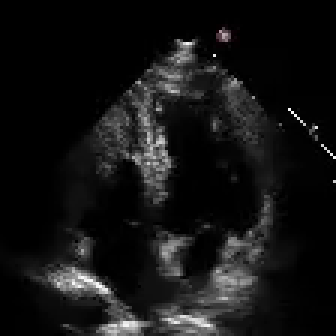
#> input picture frame 4 of week04/video.mp4, 112 x 112 px, given in place of VID_20260825_225638.mp4, which was not available (shown 3 times larger)
$ python inspect_soft_clips.py   (older library calls are emulated)
#> lines starting #> are read from the running program, lines starting #| are printed output that depends on the picture; pictures that were not available may be replaced by others from this repository, and a replacement may not be noted
from pathlib import Path

import cv2
import numpy as np


ROOT = Path(r"D:\project\step1\week15\智能称重台demo")
OUT = ROOT / "work" / "video_inspection"
VIDEOS = [
    ROOT / "BOTTLE_01_greentea" / "train" / "VID_20260825_225638.mp4",
    ROOT / "BOTTLE_03_yogurt" / "train" / "VID_20260825_225110.mp4",
]


def letterbox(frame, width=320, height=180):
    h, w = frame.shape[:2]
    scale = min(width / w, height / h)
    resized = cv2.resize(frame, (round(w * scale), round(h * scale)), interpolation=cv2.INTER_AREA)
    canvas = np.full((height, width, 3), 235, dtype=np.uint8)
    y = (height - resized.shape[0]) // 2
    x = (width - resized.shape[1]) // 2
    canvas[y:y + resized.shape[0], x:x + resized.shape[1]] = resized
    return canvas


for video in VIDEOS:
    cap = cv2.VideoCapture(str(video))
    count = int(cap.get(cv2.CAP_PROP_FRAME_COUNT))
    fps = cap.get(cv2.CAP_PROP_FPS)
    sheet = np.full((4 * 205, 5 * 320, 3), 245, dtype=np.uint8)
    for i, pos in enumerate(np.linspace(0.025, 0.975, 20)):
        frame_index = min(int(count * pos), count - 1)
        cap.set(cv2.CAP_PROP_POS_FRAMES, frame_index)
        ok, frame = cap.read()
        if not ok:
            continue
        gray = cv2.cvtColor(frame, cv2.COLOR_BGR2GRAY)
        sharp = cv2.Laplacian(gray, cv2.CV_64F).var()
        cell = np.full((205, 320, 3), 245, dtype=np.uint8)
        cell[:180] = letterbox(frame)
        label = f"{frame_index / fps:04.1f}s  sharp={sharp:04.1f}"
        cv2.putText(cell, label, (6, 198), cv2.FONT_HERSHEY_SIMPLEX, 0.48, (20, 20, 20), 1, cv2.LINE_AA)
        row, col = divmod(i, 5)
        sheet[row * 205:(row + 1) * 205, col * 320:(col + 1) * 320] = cell
#> this loop made 20 passes
#> (sharp, label) on passes 1 to 12: (2741.4, '00.1s  sharp=2741.4'), (2567.9, '00.3s  sharp=2567.9'), (2863.2, '00.4s  sharp=2863.2'), (2620.7, '00.6s  sharp=2620.7'), (2861.4, '00.8s  sharp=2861.4'), (2525.7, '01.0s  sharp=2525.7'), (2533.1, '01.2s  sharp=2533.1'), (2690.2, '01.4s  sharp=2690.2'), (2410.5, '01.5s  sharp=2410.5'), (2472.7, '01.7s  sharp=2472.7'), (2348, '01.9s  sharp=2348.0'), (2818.5, '02.1s  sharp=2818.5')
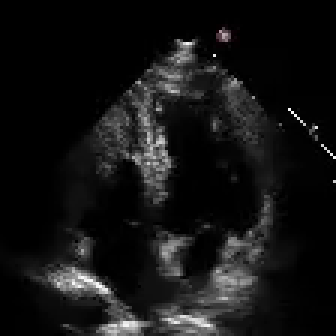
#> input picture frame 4 of week04/video.mp4, 112 x 112 px, given in place of VID_20260825_225638.mp4, which was not available (shown 3 times larger)
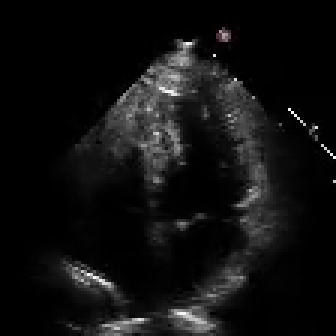
#> input picture frame 13 of week04/video.mp4, 112 x 112 px, given in place of VID_20260825_225638.mp4, which was not available (shown 3 times larger)
#> after the loop:
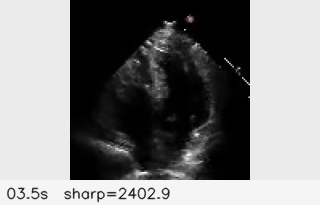
#> cell: shape (205, 320, 3); mean B, G, R 127.8, 127.7, 127.8
#> after the loop:
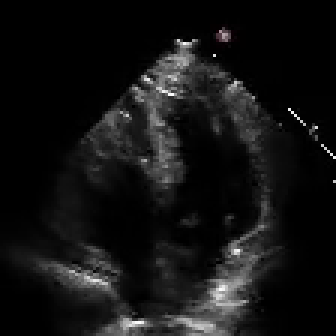
#> frame: shape (112, 112, 3) (shown 3 times larger); mean B, G, R 18.6, 18.5, 18.6
#> after the loop:
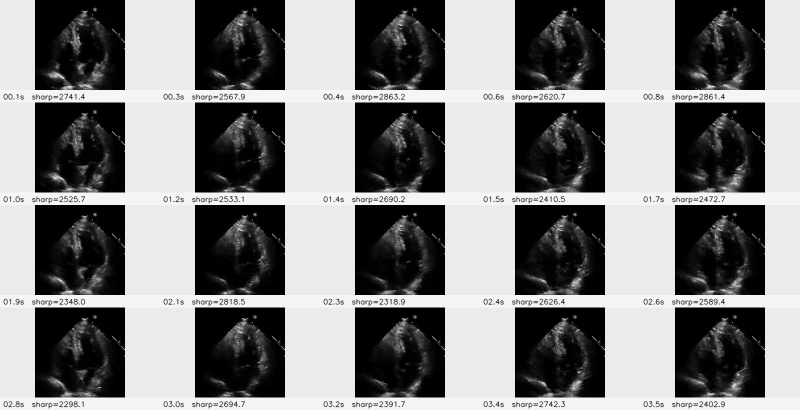
#> sheet: shape (820, 1600, 3) (shown at 1/2 size); mean B, G, R 127.2, 127.2, 127.3
    cap.release()
    ok, encoded = cv2.imencode(".jpg", sheet, [cv2.IMWRITE_JPEG_QUALITY, 92])
    if not ok:
        raise RuntimeError(video)
    (OUT / f"{video.stem}_detail.jpg").write_bytes(encoded.tobytes())

$ run again, starting later in the video
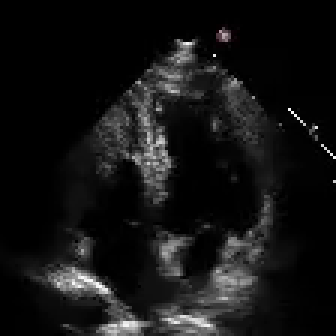
#> input picture frame 4 of week04/video.mp4, 112 x 112 px, given in place of VID_20260825_225638.mp4, which was not available (shown 3 times larger)
#> the loop `for i, pos in enumerate(np.linspace(0.025, 0.975, 20)):` made 20 passes
#> (sharp, label) on passes 1 to 8: (2741.4, '00.1s  sharp=2741.4'), (2567.9, '00.3s  sharp=2567.9'), (2863.2, '00.4s  sharp=2863.2'), (2620.7, '00.6s  sharp=2620.7'), (2861.4, '00.8s  sharp=2861.4'), (2525.7, '01.0s  sharp=2525.7'), (2533.1, '01.2s  sharp=2533.1'), (2690.2, '01.4s  sharp=2690.2')
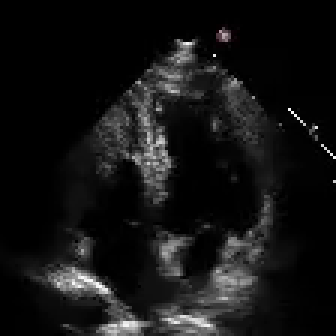
#> input picture frame 4 of week04/video.mp4, 112 x 112 px, given in place of VID_20260825_225638.mp4, which was not available (shown 3 times larger)
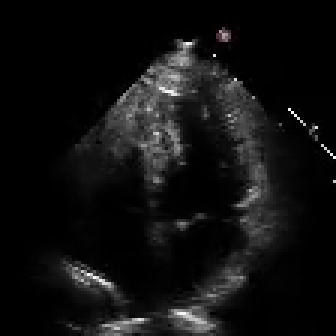
#> input picture frame 13 of week04/video.mp4, 112 x 112 px, given in place of VID_20260825_225638.mp4, which was not available (shown 3 times larger)

$ run again, starting later in the video
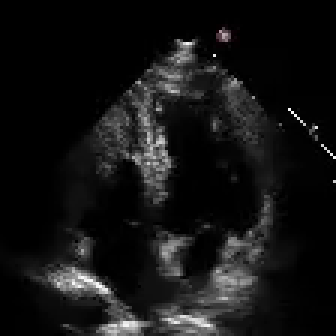
#> input picture frame 4 of week04/video.mp4, 112 x 112 px, given in place of VID_20260825_225638.mp4, which was not available (shown 3 times larger)
#> the loop `for i, pos in enumerate(np.linspace(0.025, 0.975, 20)):` made 20 passes
#> (sharp, label) on passes 1 to 8: (2741.4, '00.1s  sharp=2741.4'), (2567.9, '00.3s  sharp=2567.9'), (2863.2, '00.4s  sharp=2863.2'), (2620.7, '00.6s  sharp=2620.7'), (2861.4, '00.8s  sharp=2861.4'), (2525.7, '01.0s  sharp=2525.7'), (2533.1, '01.2s  sharp=2533.1'), (2690.2, '01.4s  sharp=2690.2')
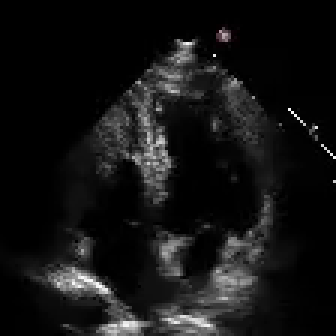
#> input picture frame 4 of week04/video.mp4, 112 x 112 px, given in place of VID_20260825_225638.mp4, which was not available (shown 3 times larger)
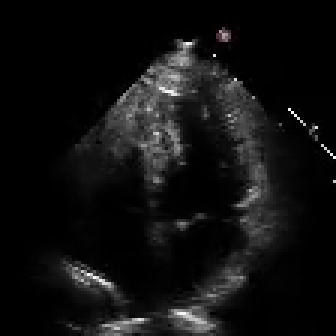
#> input picture frame 13 of week04/video.mp4, 112 x 112 px, given in place of VID_20260825_225638.mp4, which was not available (shown 3 times larger)
